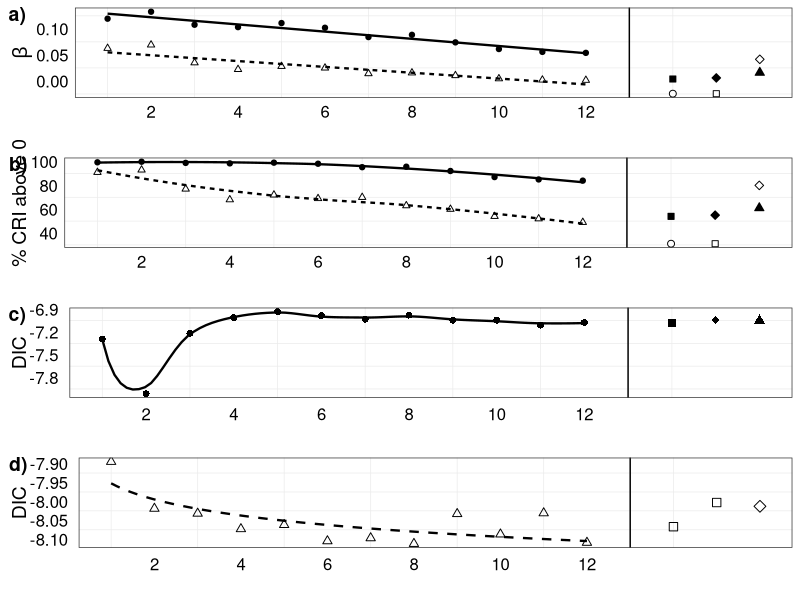
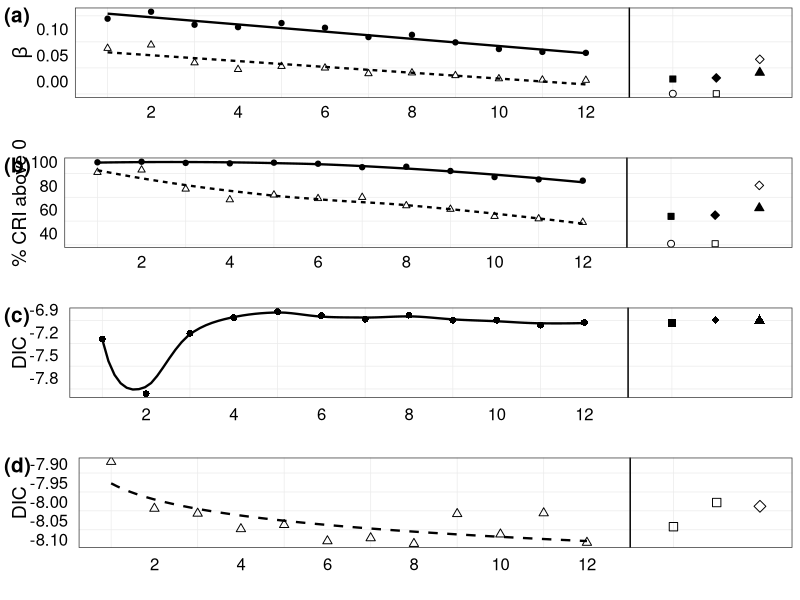

Reproduce these figures in R, in order.
### PARASOL UV-B Figure 1 ♥
library(ggplot2)
library(grid)
library(cowplot)

setwd() # Set working directory
weeks2 <- read.csv("weeks2.csv", header=TRUE, sep = ";") 
head(weeks2)
summary(weeks2)

var2<- tail(weeks2, 8)
var2$data<- as.factor(var2$data)
weeks2<- head(weeks2, 24)
weeks2$data<- as.factor(weeks2$data)

cbPalette <- c("black","black","black","black","black","black","black","black","black","black")
cbPalette1<- c("black", "white", "black","black","black", "black", "white","white","white","white","white") 

#Slope
slope<-
  ggplot() +
  geom_point(data=weeks2,aes(x=no, y=beta, color=data, shape=data, fill=data), alpha=1, size=1.5) +
  geom_smooth(data=weeks2,aes(x=no, y=beta, color=data, linetype= data), alpha=.5, size=0.8,
              method = "gam", formula= y~x, se = FALSE) +
  geom_vline(xintercept = 13) +
  geom_point(data=var2,aes(x=no, y=beta, color=data, shape=data, fill=data), alpha=1, size=2) +
  scale_shape_manual(values=c(21, 24, 21, 22, 23, 24, 21, 21, 22, 23)) +
  scale_color_manual(values = c(cbPalette)) +          #Set colour
  scale_fill_manual(values = c(cbPalette1)) +           #Set colour
    
  scale_x_continuous(breaks = c(2,4,6,8,10,12)) +
  theme_bw() +  
  xlab("") +                                                                 #Set x-axis title
  ylab(expression(beta)) +                                                   #Set y-axis title
  theme(axis.title.y = element_text(color='black', size=14,vjust=0),
        axis.text.y = element_text(color='black', size=12, angle=0),
        axis.title.x = element_text(color='black', size=14,hjust=.3),
        axis.text.x = element_text(color='black', size=12, angle=0),
        axis.ticks = element_blank(),
        legend.position ="none",
        panel.grid.major.x= element_blank(),
        panel.grid.major.y= element_blank())

#CRI without Benmore and Edinburgh
criWO<-
  ggplot() +
  geom_point(data=weeks2,aes(x=no, y=cri, color=data, shape=data, fill=data), alpha=1, size=1.5) +
  geom_smooth(data=weeks2,aes(x=no, y=cri, color=data, linetype= data), alpha=.5, size=0.8,
              method = "loess", formula= y~x, span = 1, se = FALSE) +
  geom_vline(xintercept = 13) +
  geom_point(data=var2,aes(x=no, y=cri, color=data, shape=data, fill=data), alpha=1, size=2) +
  scale_shape_manual(values=c(21, 24, 21, 22, 23, 24, 21, 21, 22, 23)) +
  scale_color_manual(values = c(cbPalette)) +          #Set colour
  scale_fill_manual(values = c(cbPalette1)) +           #Set colour
  
  scale_x_continuous(breaks = c(2,4,6,8,10,12)) +
  theme_bw() +  
  xlab("") +                                                                 #Set x-axis title
  ylab("% CRI above 0") +                                                   #Set y-axis title
  theme(axis.title.y = element_text(color='black', size=14,vjust=0),
        axis.text.y = element_text(color='black', size=12, angle=0),
        axis.title.x = element_text(color='black', size=14,hjust=.3),
        axis.text.x = element_text(color='black', size=12, angle=0),
        axis.ticks = element_blank(),
        legend.position ="none",
        panel.grid.major.x= element_blank(),
        panel.grid.major.y= element_blank())


#DIC DATA
weeks <- read.csv("weeks.csv", header=TRUE, sep = ";") 
weeks$data<- as.factor(weeks$data)
head(weeks)
summary(weeks)

weeksW<- head(weeks, 16)
varW<- tail(weeksW, 4)
weeksW<- head(weeks, 12)

weeksWO<- tail(weeks, 16)
varWO<- tail(weeksWO, 4)
weeksWO<- head(weeksWO, 12)


#DIC without Benmore and Edinburgh
dicWO<-
  ggplot() +
  geom_point(data=weeksWO,aes(x=no, y=dic, shape=data), alpha=1, size=2) +
  geom_vline(xintercept = 13) +
  geom_point(data=varWO,aes(x=no, y=dic, shape=data), alpha=1, size=2.5) +
  geom_smooth(data=weeksWO,aes(x=no, y=dic), colour="black", alpha=.5, size=0.8,
              method = "loess", formula= y~ log(x), span = 0.42, se = FALSE) +
  scale_shape_manual(values=c(16, 15, 15, 18, 17)) +
  
  scale_x_continuous(breaks = c(2,4,6,8,10,12)) +
  theme_bw() +                                                                      #Set normal plot colour
  xlab("") +                                                                        #Set x-axis title
  ylab("DIC") +                                     #Set x-axis title
  theme(axis.title.y = element_text(color='black', size=14,vjust=0),
        axis.text.y = element_text(color='black', size=12, hjust=-0.1),
        axis.title.x = element_text(color='black', size=14,hjust=.3),
        axis.text.x = element_text(color='black', size=12, vjust=0),
        axis.ticks = element_blank(),
        legend.position ="none",
        panel.grid.major.x= element_blank(),
        panel.grid.major.y= element_blank())



#DIC with Benmore and Edinburgh
dicW<-
  ggplot() +
  geom_point(data=weeksW,aes(x=no, y=dic, shape=data), alpha=1, size=2) +
  geom_vline(xintercept = 13) +
  geom_point(data=varW,aes(x=no, y=dic, shape=data), alpha=1, size=2.5) +
  geom_smooth(data=weeksW,aes(x=no, y=dic), linetype= "dashed", colour="black", alpha=.5, size=0.8,
              method = "gam", formula= y~ log(x), se = FALSE) +
  scale_shape_manual(values=c(2, 1, 0, 0, 5)) +
  
  scale_x_continuous(breaks = c(2,4,6,8,10,12)) +
  theme_bw() +                                                                      #Set normal plot colour
  xlab("") +                                                                        #Set x-axis title
  ylab("DIC") +                                                   #Set x-axis title
  theme(axis.title.y = element_text(color='black', size=14,vjust=0),
        axis.text.y = element_text(color='black', size=12, hjust=0),
        axis.title.x = element_text(color='black', size=14,hjust=.3),
        axis.text.x = element_text(color='black', size=12, vjust=0),
        axis.ticks = element_blank(),
        legend.position ="none",
        panel.grid.major.x= element_blank(),
        panel.grid.major.y= element_blank())



plot_grid(slope, criWO, dicWO, dicW, labels = c("a)", "b)", "c)", "d)"), nrow = 4)

#Paper III
pdf("Figure1.pdf", width = 8.9, height = 12.6, useDingbats=FALSE)
plot_grid(slope, criWO, dicWO, dicW, labels = c("(a)", "(b)", "(c)", "(d)"), hjust = -0.15,
          label_size = 15, nrow = 4)
dev.off()

